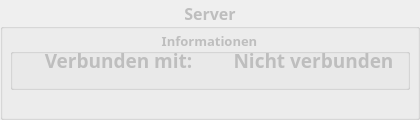
        <widget class="QGroupBox" name="groupBox_info_server">
         <property name="enabled">
          <bool>false</bool>
         </property>
         <property name="sizePolicy">
          <sizepolicy hsizetype="Preferred" vsizetype="Preferred">
           <horstretch>0</horstretch>
           <verstretch>0</verstretch>
          </sizepolicy>
         </property>
         <property name="minimumSize">
          <size>
           <width>420</width>
           <height>120</height>
          </size>
         </property>
         <property name="maximumSize">
          <size>
           <width>420</width>
           <height>120</height>
          </size>
         </property>
         <property name="font">
          <font>
           <family>Bahnschrift</family>
           <pointsize>12</pointsize>
           <weight>75</weight>
           <bold>true</bold>
          </font>
         </property>
         <property name="styleSheet">
          <string notr="true"/>
         </property>
         <property name="title">
          <string>Server</string>
         </property>
         <property name="alignment">
          <set>Qt::AlignCenter</set>
         </property>
         <widget class="QGroupBox" name="groupBox">
          <property name="geometry">
           <rect>
            <x>10</x>
            <y>30</y>
            <width>400</width>
            <height>60</height>
           </rect>
          </property>
          <property name="font">
           <font>
            <family>Bahnschrift</family>
            <pointsize>10</pointsize>
           </font>
          </property>
          <property name="title">
           <string>Informationen</string>
          </property>
          <property name="alignment">
           <set>Qt::AlignCenter</set>
          </property>
          <widget class="QLabel" name="label_info_server_ip">
           <property name="enabled">
            <bool>false</bool>
           </property>
           <property name="geometry">
            <rect>
             <x>210</x>
             <y>15</y>
             <width>187</width>
             <height>30</height>
            </rect>
           </property>
           <property name="font">
            <font>
             <family>Bahnschrift</family>
             <pointsize>14</pointsize>
            </font>
           </property>
           <property name="styleSheet">
            <string notr="true"/>
           </property>
           <property name="text">
            <string>Nicht verbunden</string>
           </property>
           <property name="alignment">
            <set>Qt::AlignCenter</set>
           </property>
          </widget>
          <widget class="QLabel" name="label_info_server">
           <property name="enabled">
            <bool>false</bool>
           </property>
           <property name="geometry">
            <rect>
             <x>15</x>
             <y>15</y>
             <width>187</width>
             <height>30</height>
            </rect>
           </property>
           <property name="font">
            <font>
             <family>Bahnschrift</family>
             <pointsize>14</pointsize>
            </font>
           </property>
           <property name="styleSheet">
            <string notr="true"/>
           </property>
           <property name="text">
            <string>Verbunden mit:</string>
           </property>
           <property name="alignment">
            <set>Qt::AlignCenter</set>
           </property>
          </widget>
         </widget>
        </widget>
